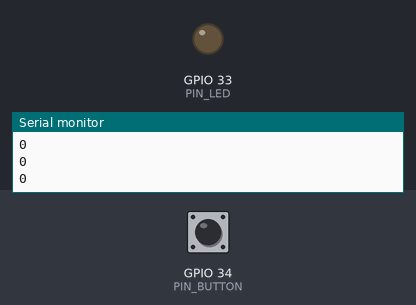
Bench run of a sketch on a simulated ESP32. On the bench: output pins drawn as LEDs (lit = HIGH), the last lines printed to the serial monitor. Inputs (shaded band) come from the test bench; at power-on: GPIO 34 (PIN_BUTTON) LOW.

Above: at 1.2 s.
1.3 s: GPIO 34 (PIN_BUTTON) pulled HIGH for 0.15 s
At 1.4 s:
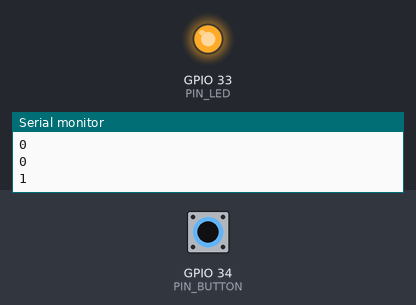
3.0 s: GPIO 34 (PIN_BUTTON) pulled HIGH for 3.2 s
At 6.5 s:
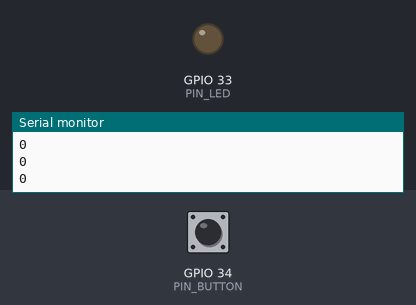
Timing chart, 0 to 8.0 s (numbered marks = the images above; inputs shaded):
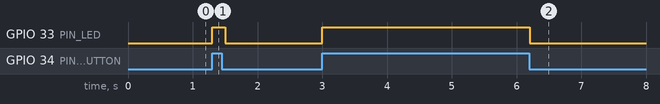

The sketch:

button.ino
```cpp
#define PIN_LED 33
#define PIN_BUTTON 34

// the setup function runs once when you press reset or power the board

void setup() {
  // initialize digital pin LED_BUILTIN as an output.
  pinMode(PIN_LED, OUTPUT);
  pinMode(PIN_BUTTON, INPUT);

  Serial.begin(115200);


}

// the loop function runs over and over again forever

void loop() {
  bool button_status = digitalRead(PIN_BUTTON);
  Serial.println(button_status);

  if (button_status){
    digitalWrite(PIN_LED, HIGH);
  }
  else {
    digitalWrite(PIN_LED, LOW);
  }
  delay(100);
}
```

Measured:
- after the input at 1.3 s, GPIO 33 (PIN_LED): LOW → HIGH at once, → LOW 0.20 s later
- after the input at 3.0 s, GPIO 33 (PIN_LED): LOW → HIGH at once, → LOW 3.2 s later
